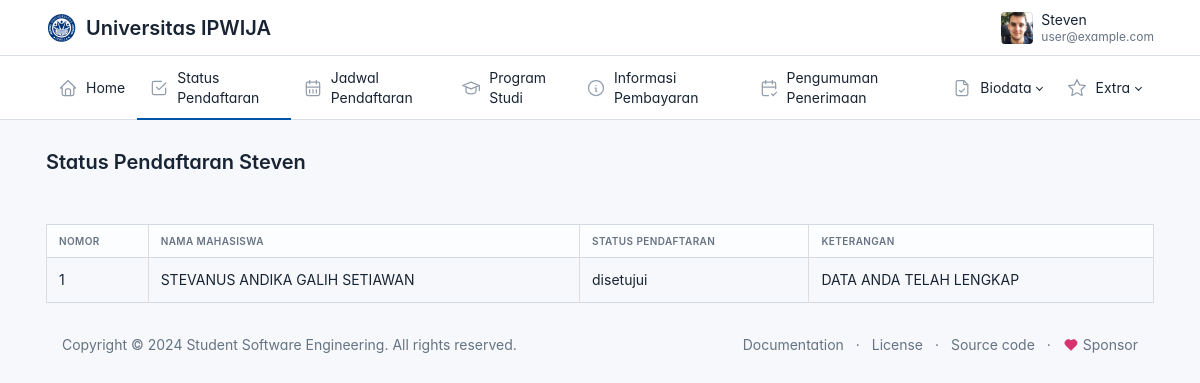
The page /dashboard/menu/status_pendaftaran_user.php (signed in) on the database its author committed.
### tables this page shows
CREATE TABLE `pendaftaran` (
  `pendaftaran_id` int(11) NOT NULL,
  `mahasiswa_id` int(11) NOT NULL,
  `status` enum('menunggu disetujui','disetujui','pending','ditolak') NOT NULL,
  `keterangan` text NOT NULL
);

CREATE TABLE `mahasiswa` (
  `mahasiswa_id` int(11) NOT NULL,
  `user_id` int(11) NOT NULL,
  `nama_lengkap` varchar(100) NOT NULL,
  `nik` char(16) NOT NULL,
  `alamat` text NOT NULL,
  `sekolah_asal` varchar(100) DEFAULT NULL,
  `tahun_lulus` year(4) NOT NULL,
  `biaya_pendaftaran` int(100) NOT NULL,
  `no_telp` varchar(15) DEFAULT NULL,
  `program_studi_id` int(11) NOT NULL,
  `kelas_id` int(11) NOT NULL,
  `Nilai_ujian` int(50) NOT NULL,
  `waktu_pendaftaran` timestamp NOT NULL DEFAULT current_timestamp() ON UPDATE current_timestamp(),
  `Gelombang` varchar(10) NOT NULL
);

### dashboard/menu/status_pendaftaran_user.php (the view, shortened to what this page needs)
<?php
include '../../koneksi.php';
$user = $_SESSION['user'];
$user_id = $user['user_id'];
$query = "
    SELECT
        m.nama_lengkap,
        p.status AS status_pendaftaran,
        p.keterangan
    FROM mahasiswa m
    JOIN pendaftaran p ON m.mahasiswa_id = p.mahasiswa_id
    WHERE m.user_id = :user_id
";
$stmt = $pdo->prepare($query);
$stmt->bindParam(':user_id', $user_id, PDO::PARAM_INT);
$stmt->execute();
$data_mahasiswa = $stmt->fetchAll();
?>
<!doctype html>
<html lang="en">
  <head>
    <link href="../../assets/css/tabler.min.css?1692870487" rel="stylesheet" />
    <link href="../../assets/css/tabler-flags.min.css?1692870487" rel="stylesheet" />
    <link href="../../assets/css/tabler-payments.min.css?1692870487" rel="stylesheet" />
    <link href="../../assets/css/tabler-vendors.min.css?1692870487" rel="stylesheet" />
    <link href="../../assets/css/demo.min.css?1692870487" rel="stylesheet" />
    <link href="https://cdnjs.cloudflare.com/ajax/libs/font-awesome/5.15.4/css/all.min.css" rel="stylesheet">
  </head>
  <body >
    <div class="page">
      <header class="navbar navbar-expand-md d-print-none" >
        <div class="container-xl">
          <h1 class="navbar-brand navbar-brand-autodark d-none-navbar-horizontal pe-0 pe-md-3">
          <img src="../../assets/img/logo.ico" width="150" height="50" alt="Tabler" class="navbar-brand-image">
          <span>Universitas IPWIJA</span>
          </h1>
          <div class="navbar-nav flex-row order-md-last">
            <div class="d-none d-md-flex">
            </div>
            <div class="nav-item dropdown">
              <a href="#" class="nav-link d-flex lh-1 text-reset p-0" data-bs-toggle="dropdown" aria-label="Open user menu">
                <span class="avatar avatar-sm" style="background-image: url(../static/avatars/000m.jpg)"></span>
                <div class="d-none d-xl-block ps-2">
                  <div><?php echo htmlspecialchars($user['username']); ?></div>
                  <div class="mt-1 small text-secondary"><?php echo htmlspecialchars($user['email']); ?></div>
                </div>
              </a>
            </div>
          </div>
        </div>
      </header>
      <header class="navbar-expand-md">
        <div class="collapse navbar-collapse" id="navbar-menu">
          <div class="navbar">
            <div class="container-xl">
              <ul class="navbar-nav">
                <li class="nav-item ">
                  <a class="nav-link" href="http://localhost/PMB-Projek/dashboard/user.php" >
                    <span class="nav-link-icon d-md-none d-lg-inline-block">
                    </span>
                    <span class="nav-link-title">
                      Home
                    </span>
                  </a>
                </li>
                <li class="nav-item active">
                  <a class="nav-link" href="http://localhost/PMB-Projek/dashboard/menu/status_pendaftaran_user.php" >
                    <span class="nav-link-icon d-md-none d-lg-inline-block">
                </span>
                    <span class="nav-link-title">
                      Status Pendaftaran
                    </span>
                  </a>
                </li>
                <li class="nav-item ">
                  <a class="nav-link" href="http://localhost/PMB-Projek/dashboard/menu/tanggal_daftar.php" >
                    <span class="nav-link-icon d-md-none d-lg-inline-block">
                </span>
                    <span class="nav-link-title">
                     Jadwal Pendaftaran
                    </span>
                  </a>
                </li>
                <li class="nav-item ">
                  <a class="nav-link" href="http://localhost/PMB-Projek/dashboard/menu/program_studi.php" >
                    <span class="nav-link-icon d-md-none d-lg-inline-block">
                </span>
                    <span class="nav-link-title">
                      Program Studi
                    </span>
                  </a>
                </li>
                <li class="nav-item">
                  <a class="nav-link" href="http://localhost/PMB-Projek/dashboard/menu/langkah_bayar.php" >
                    <span class="nav-link-icon d-md-none d-lg-inline-block">
                </span>
                    <span class="nav-link-title">
                    Informasi Pembayaran
                    </span>
                  </a>
                </li>
                <li class="nav-item">
                  <a class="nav-link" href="http://localhost/PMB-Projek/dashboard/menu/penerimaan.php" >
                    <span class="nav-link-icon d-md-none d-lg-inline-block">
                </span>
                    <span class="nav-link-title">
                    Pengumuman Penerimaan
                    </span>
                  </a>
                </li>
                <li class="nav-item dropdown">
  <a class="nav-link dropdown-toggle" href="#" id="navbarDropdown" role="button" data-bs-toggle="dropdown" aria-expanded="false">
    <span class="nav-link-icon d-md-none d-lg-inline-block">
    </span>
    <span class="nav-link-title">
      Biodata
    </span>
  </a>
</li>
                <li class="nav-item dropdown">
                  <a class="nav-link dropdown-toggle" href="#navbar-extra" data-bs-toggle="dropdown" data-bs-auto-close="outside" role="button" aria-expanded="false" >
                    <span class="nav-link-icon d-md-none d-lg-inline-block">
                    </span>
                    <span class="nav-link-title">
                      Extra
                    </span>
                  </a>
                </li>
              </ul>
            </div>
          </div>
        </div>
      </header>
      <div class="page-wrapper">
        <div class="page-header d-print-none">
          <div class="container-xl">
            <div class="row g-2 align-items-center">
              <div class="col">
                <h2 class="page-title">
                 Status Pendaftaran <?php echo htmlspecialchars($user['username']); ?>
                </h2>
              </div>
            </div>
          </div>
        </div>
        <div class="page-body">
  <div class="container-xl">
<div class="table-responsive">
    <table id="data-table" class="table table-bordered">
    <thead>
    <tr>
        <th>Nomor</th>
        <th>Nama Mahasiswa</th>
        <th>Status Pendaftaran</th>
        <th>Keterangan</th>
    </tr>
</thead>
<tbody>
    <?php
        foreach ($data_mahasiswa as $index => $row) {
            echo "<tr>
                    <td>" . ($index + 1) . "</td>
                    <td>{$row['nama_lengkap']}</td>
                    <td>{$row['status_pendaftaran']}</td>
                    <td>{$row['keterangan']}</td>
                  </tr>";
        }
    ?>
</tbody>
    </table>
</div>
        <footer class="footer footer-transparent d-print-none">
          <div class="container-xl">
            <div class="row text-center align-items-center flex-row-reverse">
              <div class="col-lg-auto ms-lg-auto">
                <ul class="list-inline list-inline-dots mb-0">
                  <li class="list-inline-item"><a href="https://tabler.io/docs" target="_blank" class="link-secondary" rel="noopener">Documentation</a></li>
                  <li class="list-inline-item"><a href="./license.html" class="link-secondary">License</a></li>
                  <li class="list-inline-item"><a href="https://github.com/tabler/tabler" target="_blank" class="link-secondary" rel="noopener">Source code</a></li>
                  <li class="list-inline-item">
                    <a href="https://github.com/sponsors/codecalm" target="_blank" class="link-secondary" rel="noopener">
                      Sponsor
                    </a>
                  </li>
                </ul>
              </div>
              <div class="col-12 col-lg-auto mt-3 mt-lg-0">
                <ul class="list-inline list-inline-dots mb-0">
                  <li class="list-inline-item">
                    Copyright &copy; 2024
                    <a href="." class="link-secondary">Student Software Engineering</a>.
                    All rights reserved.
                  </li>
                </ul>
              </div>
            </div>
          </div>
        </footer>
      </div>
    </div>
  </body>
</html>

### dashboard/menu/status_pendaftaran_user.php (style rules this page uses)
:root { --tblr-font-sans-serif: 'Inter Var', -apple-system, BlinkMacSystemFont, San Francisco, Segoe UI, Roboto, Helvetica Neue, sans-serif; }
body { font-feature-settings: "cv03", "cv04", "cv11"; }
table { width: 100%; border-collapse: collapse; margin-top: 20px; display: none; }
table, th, td { border: 1px solid #ddd; }
th, td { padding: 10px; text-align: left; }
th { background-color: #f4f4f4; position: relative; }

### rows shown on the page
pendaftaran: mahasiswa.nama_lengkap "STEVANUS ANDIKA GALIH SETIAWAN", status "disetujui", keterangan "DATA ANDA TELAH LENGKAP"

### other values the page prints
$user['username'] "Steven"
$user['email'] "user@example.com"
